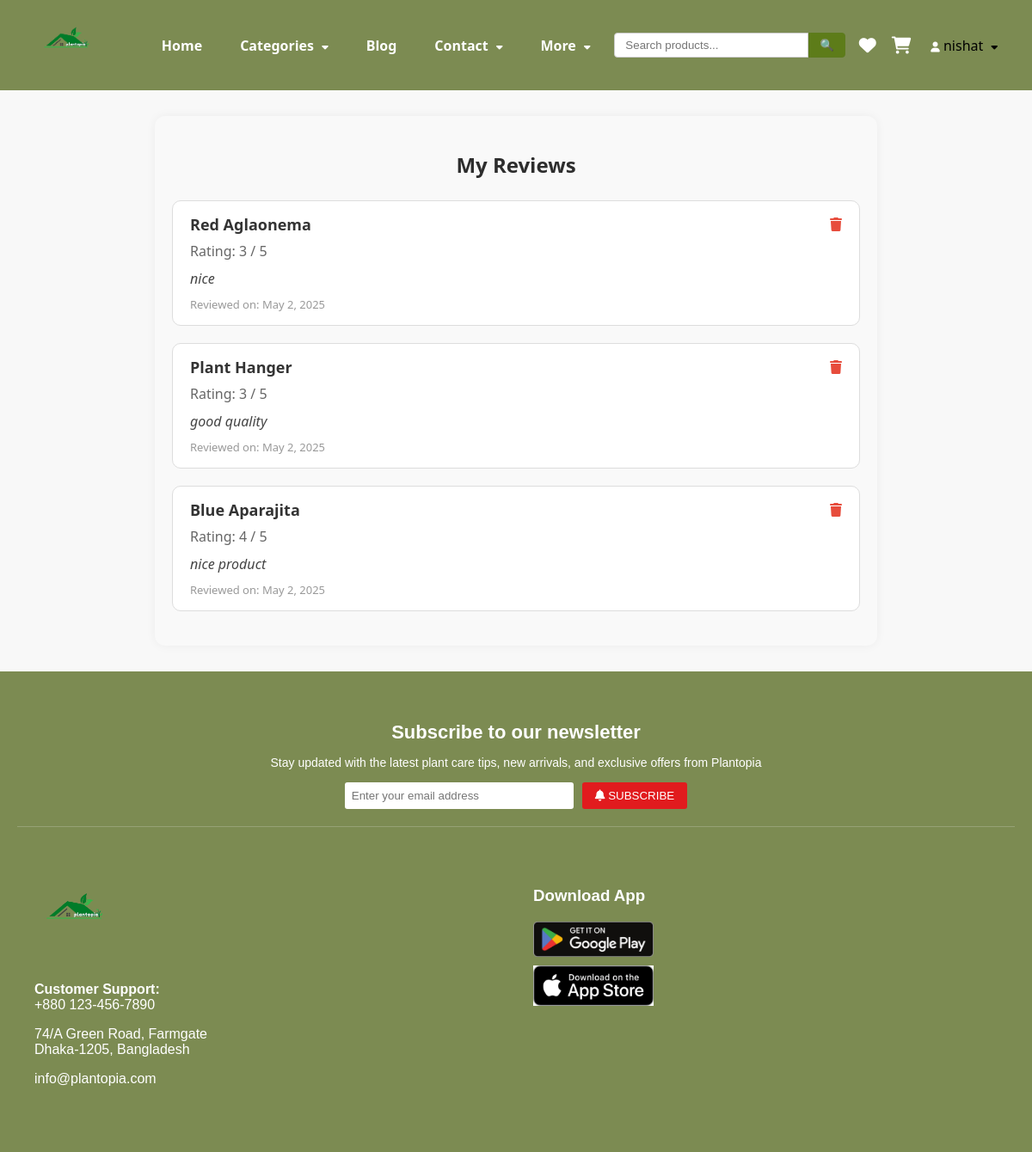
Page /my-reviews/ (signed in) on the committed database.
### shop/models.py (models this page shows, shortened)
class Review(models.Model):
    product = models.ForeignKey('Product', on_delete=models.CASCADE)
    user = models.ForeignKey(User, on_delete=models.CASCADE)
    rating = models.IntegerField(
        default=5,
        validators=[MinValueValidator(1), MaxValueValidator(5)]
    )
    comment = models.TextField()
    created_at = models.DateTimeField(auto_now_add=True)

class Product(models.Model):
    name = models.CharField(max_length=100)
    slug = models.SlugField(max_length=255, unique=True, blank=True)
    image = models.ImageField(upload_to='products/')
    price = models.DecimalField(max_digits=8, decimal_places=2)
    discount_price = models.DecimalField(max_digits=8, decimal_places=2, null=True, blank=True)
    category = models.ForeignKey('Category', on_delete=models.CASCADE)
    description = models.TextField(blank=True, null=True)
    availability = models.BooleanField(default=True)
    size = models.CharField(max_length=50, blank=True, null=True)
    stock = models.PositiveIntegerField(default=0)
    rating = models.FloatField(
        default=0,
        validators=[MinValueValidator(0), MaxValueValidator(5)]
    )
    best_deal = models.BooleanField(default=False)
    owner = models.ForeignKey(User, on_delete=models.CASCADE, null=True, blank=True, related_name="products")

### shop/views.py (the view)
# urls.py: path('my-reviews/', views.my_reviews, name='my_reviews'),
@login_required
def my_reviews(request):
    reviews = Review.objects.filter(user=request.user).select_related('product').order_by('-created_at')
    return render(request, 'my_reviews.html', {'reviews': reviews})

### shop/context_processors.py (called while the page is built)
def categories_processor(request):
    return {
        'categories': Category.objects.filter(parent__isnull=True)
    }

### templates/my_reviews.html (shortened to what this page needs)
{% extends 'base.html' %}
{% load static %}
{% block content %}
<link rel="stylesheet" href="https://cdnjs.cloudflare.com/ajax/libs/font-awesome/6.0.0/css/all.min.css">
<link rel="stylesheet" href="{% static 'css/my_reviews.css' %}">
<div class="my-reviews-container">
    <h2>My Reviews</h2>
    {% if reviews %}
        {% for review in reviews %}
        <div class="review-item">
            <div class="review-header">
                <strong>{{ review.product.name }}</strong>
                <form action="{% url 'delete_review' review.id %}" method="post" onsubmit="return confirmDelete();">
                    <button type="submit" class="delete-icon-btn" title="Delete Review">
                        <i class="fas fa-trash"></i>
                    </button>
                </form>
            </div>
            <div class="review-rating">
                Rating: {{ review.rating }} / 5
            </div>
            <div class="review-comment">
                {{ review.comment }}
            </div>
            <div class="review-date">
                Reviewed on: {{ review.created_at|date:"F j, Y" }}
            </div>
        </div>
        {% endfor %}
    {% else %}
        <p>You haven't submitted any reviews yet.</p>
    {% endif %}
</div>
{% endblock %}

### templates/base.html (shortened to what this page needs)
{% load static %}
<!DOCTYPE html>
<html lang="en">
<head>
    <link rel="stylesheet" href="{% static 'css/base.css' %}">
    <link rel="stylesheet" href="https://cdnjs.cloudflare.com/ajax/libs/font-awesome/6.5.0/css/all.min.css">
</head>
<body>
<nav class="navbar">
    <div class="logo">
        <a href="{% url 'home' %}"><img src="{% static 'images/logo.png' %}" alt="Logo"></a>
    </div>
    <ul class="nav-links">
        <li><a href="{% url 'home' %}">Home</a></li>
        <li class="dropdown">
            <a href="#" id="categories-btn">Categories <i class="fa-solid fa-caret-down"></i></a>
        </li>
        <li><a href="{% url 'blog' %}">Blog</a></li>
        <li class="dropdown">
            <a href="#" id="contact-btn">Contact <i class="fa-solid fa-caret-down"></i></a>
        </li>
        <li class="dropdown">
            <a href="#" id="more-btn">More <i class="fa-solid fa-caret-down"></i></a>
        </li>
    </ul>
    <form method="GET" action="{% url 'search' %}" class="search-form" style="display: flex; align-items: center;">
        <input
            type="text"
            name="q"
            placeholder="Search products..."
            style="padding: 6px 12px; border: 1px solid #ccc; border-radius: 4px 0 0 4px; outline: none; width: 200px;">
        <button
            type="submit"
            style="padding: 6px 12px; background-color: #5d7c19; border: 1px solid #5d7b1e; border-radius: 0 4px 4px 0; color: white; cursor: pointer;">
            🔍
        </button>
    </form>
    <div class="nav-icons">
        {% if user.is_authenticated %}
            <a href="{% url 'wishlist' %}" class="icon-btn">
            <i class="fa fa-heart"></i>
            </a>
            <a href="{% url 'cart' %}" class="icon-btn">
            <i class="fa fa-shopping-cart"></i>
            </a>
        {% endif %}
        <div class="dropdown account-dropdown">
            <a href="#" id="account-btn">
                <i class="fa-solid fa-user user-icon"></i>
                {% if user.is_authenticated %}
                    {{ user.username }}
                {% endif %}
                <i class="fa-solid fa-caret-down"></i>
            </a>
        </div>
    </div>
</nav>
{% block content %}{% endblock %}
<footer class="site-footer">
    <div class="newsletter">
      <h2>Subscribe to our newsletter</h2>
      <p>Stay updated with the latest plant care tips, new arrivals, and exclusive offers from Plantopia</p>
      <form class="newsletter-form">
        <input type="email" placeholder="Enter your email address">
        <button type="submit">
          <i class="fas fa-bell"></i> SUBSCRIBE
        </button>
      </form>
    </div>
    <div class="footer-main">
      <div class="footer-column">
        <img src="{% static 'images/logo.png' %}" alt="Plantopia Logo" class="footer-logo">
        <p><strong>Customer Support:</strong><br>+880 123-456-7890</p>
        <p>74/A Green Road, Farmgate<br>Dhaka-1205, Bangladesh</p>
        <p><a href="mailto:info@plantopia.com">info@plantopia.com</a></p>
      </div>
      <div class="footer-column download-app">
        <h3>Download App</h3>
        <a href="#"><img src="{% static 'images/google-play.png' %}" alt="Google Play" class="app-icon"></a>
        <a href="#"><img src="{% static 'images/app-store.png' %}" alt="App Store" class="app-icon"></a>
      </div>
    </div>
  </footer>
</body>
</html>

### shop/static/css/base.css (style rules this page uses)
body { margin: 0; font-family: 'Segoe UI', sans-serif; background: #f8f8f8; }
a { text-decoration: none; color: inherit; }
ul { list-style: none; }
.navbar { background: #7C8B52; display: flex; justify-content: space-between; align-items: center; padding: 10px 40px; }
.logo img { height: 80px; }
.nav-links { display: flex; align-items: center; gap: 20px; }
.nav-links > li > a { color: white; font-weight: bold; padding: 8px 12px; border-radius: 6px; transition: background 0.3s; }
.nav-icons { display: flex; align-items: center; gap: 18px; }
.icon-btn { color: white; font-size: 20px; }
.user-icon { color: white; font-size: 22px; cursor: pointer; }
.dropdown { position: relative; }
.dropdown > a i { margin-left: 5px; font-size: 12px; }
.site-footer { background-color: #7C8B52;; color: #fff; padding: 40px 20px; font-family: Arial, sans-serif; }
.newsletter { text-align: center; background-color: #7C8B52 !important; padding-bottom: 20px; }
.newsletter h2 { font-size: 22px; margin-bottom: 10px; }
.newsletter p { margin-bottom: 15px; font-size: 14px; }
.newsletter-form { display: inline-flex; gap: 10px; flex-wrap: wrap; justify-content: center; }
.newsletter-form input[type="email"] { padding: 8px; border: none; width: 250px; border-radius: 3px; }
.newsletter-form button { background-color: #e11b1e; color: white; padding: 8px 15px; border: none; border-radius: 3px; cursor: pointer; }
.footer-main { display: flex; justify-content: space-between; flex-wrap: wrap; padding-top: 30px; border-top: 1px solid rgba(255, 255, 255, 0.2); }
.footer-column { flex: 1; min-width: 200px; margin: 20px; }
.footer-logo { width: 100px; margin-bottom: 10px; }
.download-app .app-icon { display: block; margin: 10px 0; width: 140px; }

### shop/static/css/my_reviews.css (style rules this page uses)
.my-reviews-container { max-width: 800px; margin: 30px auto; padding: 20px; background-color: #f9f9f9; border-radius: 12px; box-shadow: 0 0 12px rgba(0, 0, 0, 0.05); font-family: 'Segoe UI', sans-serif; }
.my-reviews-container h2 { text-align: center; color: #2d2d2d; margin-bottom: 25px; }
.review-item { background-color: #ffffff; padding: 15px 20px; border-radius: 10px; border: 1px solid #ddd; margin-bottom: 20px; position: relative; }
.review-header { display: flex; justify-content: space-between; align-items: center; }
.review-header strong { font-size: 18px; color: #333; }
.review-rating { color: #666; margin-top: 8px; }
.review-comment { margin: 10px 0; font-style: italic; color: #444; }
.review-date { font-size: 13px; color: #999; }
.delete-icon-btn { background: transparent; border: none; color: #e74c3c; cursor: pointer; font-size: 16px; padding: 0; }

### rows in the picture
Review: product.name "Red Aglaonema", rating "3", comment "nice", created_at "May 2, 2025"
Review: product.name "Plant Hanger", rating "3", comment "good quality", created_at "May 2, 2025"
Review: product.name "Blue Aparajita", rating "4", comment "nice product", created_at "May 2, 2025"

### other values in the picture
{{ user.username }} "nishat"
